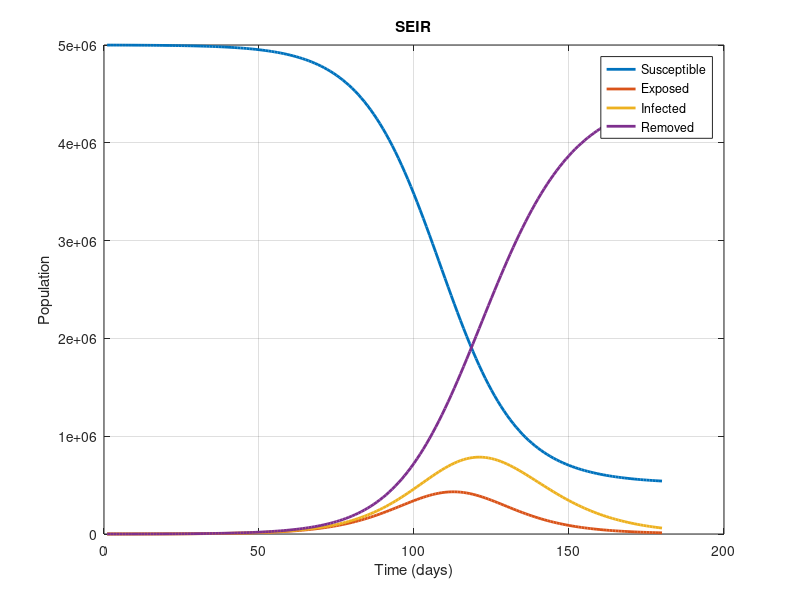
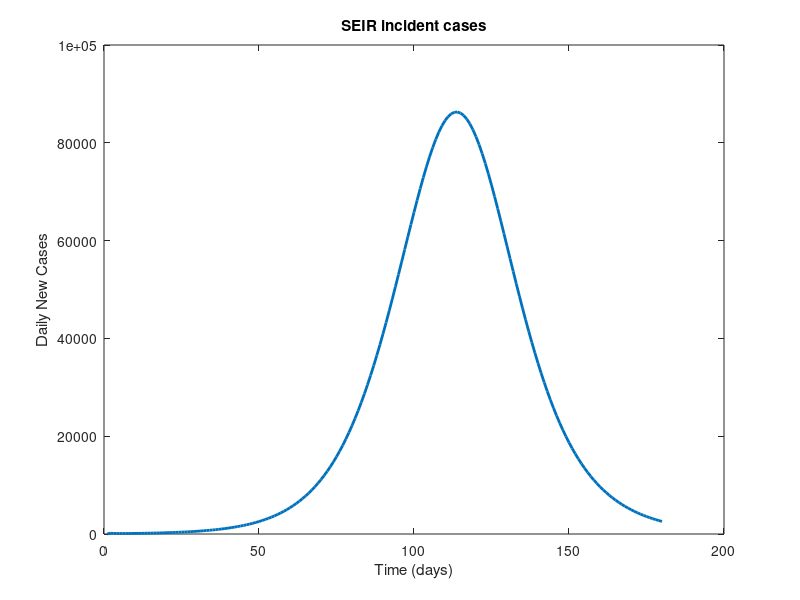
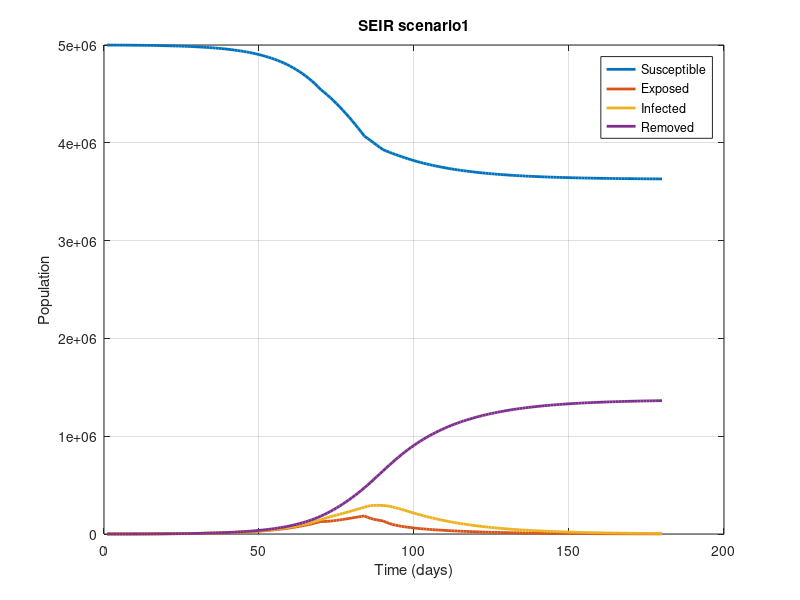
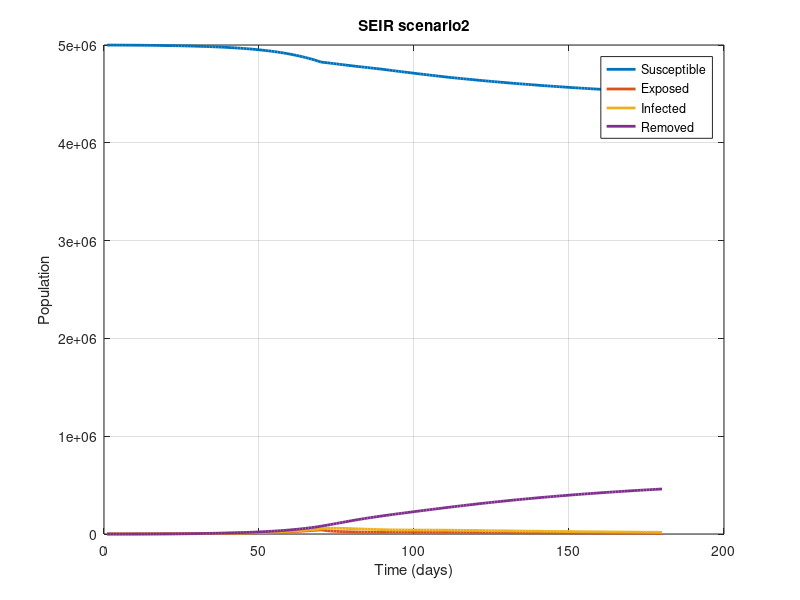

Here is the MATLAB script that generated these plots, in order: (Note: this script raises an error after producing the figures.)
% 1
t = 180; 

N = 5 * 10^6;
alpha = 1/5;
R0 = 2.5;
gamma = 1/10;
beta = R0 * gamma;

S = zeros(t,1);
E = zeros(t, 1);
I = zeros(t,1);
R = zeros(t,1);

R(1) = 0;
I(1) = 40;
E(1) = 20*I(1);
S(1) = N-I(1)-E(1)-R(1);

for i = 2:t
    S(i) = S(i-1) - beta*I(i-1)*S(i-1)/N;
    E(i) = E(i-1) + beta*I(i-1)*S(i-1)/N - alpha*E(i-1);
    I(i) = I(i-1) + alpha*E(i-1) - gamma*I(i-1);
    R(i) = R(i-1) + gamma*I(i-1); 
end

figure(1)
plot(1:t,S,'LineWidth',2)
hold on
plot(1:t,E,'LineWidth',2)
hold on
plot(1:t,I,'LineWidth',2)
hold on
plot(1:t,R,'LineWidth',2)
grid on
hold off

title("SEIR")
legend("Susceptible", "Exposed", "Infected","Removed")
xlabel("Time (days)")
ylabel("Population")

incident = zeros(t,1);
incident(1) = 0;
for i = 2:t
    incident(i) = alpha*E(i - 1);
end

figure(2)
plot(1:t,incident,'LineWidth',2)
title("SEIR incident cases")
xlabel("Time (days)")
ylabel("Daily New Cases")
%%%%%%%%%%%%%%%%%%%%%%
% 2
R0 = zeros(t,1);
beta = zeros(t,1);

%% scenario 1
for i = 1:20
    R0(i) = 3.5;
    beta(i) = R0(i) * gamma;
end
for i = 21:70
    R0(i) = 2.6;
    beta(i) = R0(i) * gamma;
end
for i = 71:84
    R0(i) = 1.9;
    beta(i) = R0(i) * gamma;
end
for i = 85:90
    R0(i) = 1;
    beta(i) = R0(i) * gamma;
end
for i = 91:110
    R0(i) = 0.55;
    beta(i) = R0(i) * gamma;
end
for i = 111:180
    R0(i) = 0.55;
    beta(i) = R0(i) * gamma;
end
for i = 181:t
    R0(i) = 0.5;
    beta(i) = R0(i) * gamma;
end

S = zeros(t,1);
E = zeros(t, 1);
I = zeros(t,1);
R = zeros(t,1);

R(1) = 0;
I(1) = 40;
E(1) = 20*I(1);
S(1) = N-I(1)-E(1)-R(1);

for i = 2:t
    S(i) = S(i-1) - beta(i)*I(i-1)*S(i-1)/N;
    E(i) = E(i-1) + beta(i)*I(i-1)*S(i-1)/N - alpha*E(i-1);
    I(i) = I(i-1) + alpha*E(i-1) - gamma*I(i-1);
    R(i) = R(i-1) + gamma*I(i-1); 
end

figure(3)
plot(1:t,S,'LineWidth',2)
hold on
plot(1:t,E,'LineWidth',2)
hold on
plot(1:t,I,'LineWidth',2)
hold on
plot(1:t,R,'LineWidth',2)
grid on
hold off

title("SEIR scenario1")
legend("Susceptible", "Exposed", "Infected","Removed")
xlabel("Time (days)")
ylabel("Population")

incident = zeros(t,1);
incident(1) = 0;

for i = 2:t
    incident(i) = alpha*E(i - 1);
end

figure(7)
plot(1:t,incident,'LineWidth',2)
title("SEIR scenario1 incident cases")
xlabel("Time (days)")
ylabel("Daily New Cases")


%% scenario 2
for i = 1:20
    R0(i) = 3;
    beta(i) = R0(i) * gamma;
end
for i = 21:70
    R0(i) = 2.2;
    beta(i) = R0(i) * gamma;
end
for i = 71:84
    R0(i) = 0.7;
    beta(i) = R0(i) * gamma;
end
for i = 85:90
    R0(i) = 0.8;
    beta(i) = R0(i) * gamma;
end
for i = 91:110
    R0(i) = 1.00;
    beta(i) = R0(i) * gamma;
end
for i = 111:180
    R0(i) = 0.90;
    beta(i) = R0(i) * gamma;
end
for i = 181:t
    R0(i) = 0.5;
    beta(i) = R0(i) * gamma;
end

S = zeros(t,1);
E = zeros(t, 1);
I = zeros(t,1);
R = zeros(t,1);

R(1) = 0;
I(1) = 40;
E(1) = 20*I(1);
S(1) = N-I(1)-E(1)-R(1);

for i = 2:t
    S(i) = S(i-1) - beta(i)*I(i-1)*S(i-1)/N;
    E(i) = E(i-1) + beta(i)*I(i-1)*S(i-1)/N - alpha*E(i-1);
    I(i) = I(i-1) + alpha*E(i-1) - gamma*I(i-1);
    R(i) = R(i-1) + gamma*I(i-1); 
end

figure(4)
plot(1:t,S,'LineWidth',2)
hold on
plot(1:t,E,'LineWidth',2)
hold on
plot(1:t,I,'LineWidth',2)
hold on
plot(1:t,R,'LineWidth',2)
grid on
hold off

title("SEIR scenario2")
legend("Susceptible", "Exposed", "Infected","Removed")
xlabel("Time (days)")
ylabel("Population")

incident = zeros(t,1);
incident(1) = 0;

for i = 2:t
    incident(i) = alpha*E(i - 1);
end

figure(8)
plot(1:t,incident,'LineWidth',2)
title("SEIR scenario2 incident cases")
xlabel("Time (days)")
ylabel("Daily New Cases")

%%%% scenario 3
for i = 1:20
    R0(i) = 3;
    beta(i) = R0(i) * gamma;
end
for i = 21:70
    R0(i) = 2.2;
    beta(i) = R0(i) * gamma;
end
for i = 71:84
    R0(i) = 0.9;
    beta(i) = R0(i) * gamma;
end
for i = 85:90
    R0(i) = 2.5;
    beta(i) = R0(i) * gamma;
end
for i = 91:110
    R0(i) = 3.20;
    beta(i) = R0(i) * gamma;
end
for i = 111:180
    R0(i) = 0.85;
    beta(i) = R0(i) * gamma;
end
for i = 181:t
    R0(i) = 0.5;
    beta(i) = R0(i) * gamma;
end

S = zeros(t,1);
E = zeros(t, 1);
I = zeros(t,1);
R = zeros(t,1);

R(1) = 0;
I(1) = 40;
E(1) = 20*I(1);
S(1) = N-I(1)-E(1)-R(1);

for i = 2:t
    S(i) = S(i-1) - beta(i)*I(i-1)*S(i-1)/N;
    E(i) = E(i-1) + beta(i)*I(i-1)*S(i-1)/N - alpha*E(i-1);
    I(i) = I(i-1) + alpha*E(i-1) - gamma*I(i-1);
    R(i) = R(i-1) + gamma*I(i-1); 
end

figure(5)
plot(1:t,S,'LineWidth',2)
hold on
plot(1:t,E,'LineWidth',2)
hold on
plot(1:t,I,'LineWidth',2)
hold on
plot(1:t,R,'LineWidth',2)
grid on
hold off

title("SEIR scenario3")
legend("Susceptible", "Exposed", "Infected","Removed")
xlabel("Time (days)")
ylabel("Population")

incident = zeros(t,1);
incident(1) = 0;

for i = 2:t
    incident(i) = alpha*E(i - 1);
end

figure(9)
plot(1:t,incident,'LineWidth',2)
title("SEIR scenario3 incident cases")
xlabel("Time (days)")
ylabel("Daily New Cases")

%%%%%%%%%%
opts = delimitedTextImportOptions("NumVariables", 5);
opts.DataLines = [2, Inf];
opts.Delimiter = ",";
opts.VariableNames = ["Reported_Date", "HA", "Sex", "Age_Group", "Classification_Reported"];
opts.VariableTypes = ["datetime", "categorical", "categorical", "double", "categorical"];
opts.ExtraColumnsRule = "ignore";
opts.EmptyLineRule = "read";
opts = setvaropts(opts, ["HA", "Sex", "Classification_Reported"], "EmptyFieldRule", "auto");
opts = setvaropts(opts, "Reported_Date", "InputFormat", "yyyy-MM-dd");
opts = setvaropts(opts, "Age_Group", "TrimNonNumeric", true);
opts = setvaropts(opts, "Age_Group", "ThousandsSeparator", ",");
%% the below directory needs to be changed accordingly
BCCDCCOVID19DashboardCaseDetails = readtable("C:\Users\Ritchie\Desktop\macm 316\a5\BCCDC_COVID19_Dashboard_Case_Details.csv", opts);
clear opts

%%%%%%%%%%
% 3 a
table = groupcounts(BCCDCCOVID19DashboardCaseDetails,'Reported_Date');
day = table{:,1};
count = table{:,2};


figure(6)
plot(day, count, '.', 'MarkerSize', 8)
hold on
grid on

% 3b
t = 550;
R0 = zeros(t,1);
beta = zeros(t,1);
for i = 1:20
    R0(i) = 1;
    beta(i) = R0(i) * gamma;
end
for i = 21:70
    R0(i) = 0.9;
    beta(i) = R0(i) * gamma;
end
for i = 71:84
    R0(i) = 2;
    beta(i) = R0(i) * gamma;
end
for i = 85:90
    R0(i) = 1.7;
    beta(i) = R0(i) * gamma;
end
for i = 91:110
    R0(i) = 0.7;
    beta(i) = R0(i) * gamma;
end
for i = 111:180
    R0(i) = 1.5;
    beta(i) = R0(i) * gamma;
end
for i = 181:250
    R0(i) = 0.9;
    beta(i) = R0(i) * gamma;
end

for i = 251:270
    R0(i) = 1.2;
    beta(i) = R0(i) * gamma;
end
for i = 271:299
    R0(i) = 2;
    beta(i) = R0(i) * gamma;
end
for i = 300:310
    R0(i) = 1.5;
    beta(i) = R0(i) * gamma;
end
for i = 311:370
    R0(i) = 0.9;
    beta(i) = R0(i) * gamma;
end
for i = 371:400
    R0(i) = 1.05;
    beta(i) = R0(i) * gamma;
end
for i = 401:430
    R0(i) = 1.06;
    beta(i) = R0(i) * gamma;
end
for i = 431:460
    R0(i) = 1.35;
    beta(i) = R0(i) * gamma;
end
for i = 461:t
    R0(i) = 0.5;
    beta(i) = R0(i) * gamma;
end

S = zeros(t,1);
E = zeros(t, 1);
I = zeros(t,1);
R = zeros(t,1);

R(1) = 0;
I(1) = 20;
E(1) = 10*I(1);
S(1) = N-I(1)-E(1)-R(1);

for i = 2:t
    S(i) = S(i-1) - beta(i)*I(i-1)*S(i-1)/N;
    E(i) = E(i-1) + beta(i)*I(i-1)*S(i-1)/N - alpha*E(i-1);
    I(i) = I(i-1) + alpha*E(i-1) - gamma*I(i-1);
    R(i) = R(i-1) + gamma*I(i-1); 
end

% plot(1:t,S,'LineWidth',2)
% plot(1:t,E,'LineWidth',2)
% plot(1:t,I,'LineWidth',2)
% plot(1:t,R,'LineWidth',2)

incident = zeros(t,1);
incident(1) = 0;

for i = 2:t
    incident(i) = alpha*E(i - 1);
end


plot(1:t,incident,'LineWidth',2)
title("SEIR Incident cases in B.C. with time dependent factors")
legend("Data", "Parameters")
xlabel("Time (months)")
ylabel("Daily New Cases")
hold off